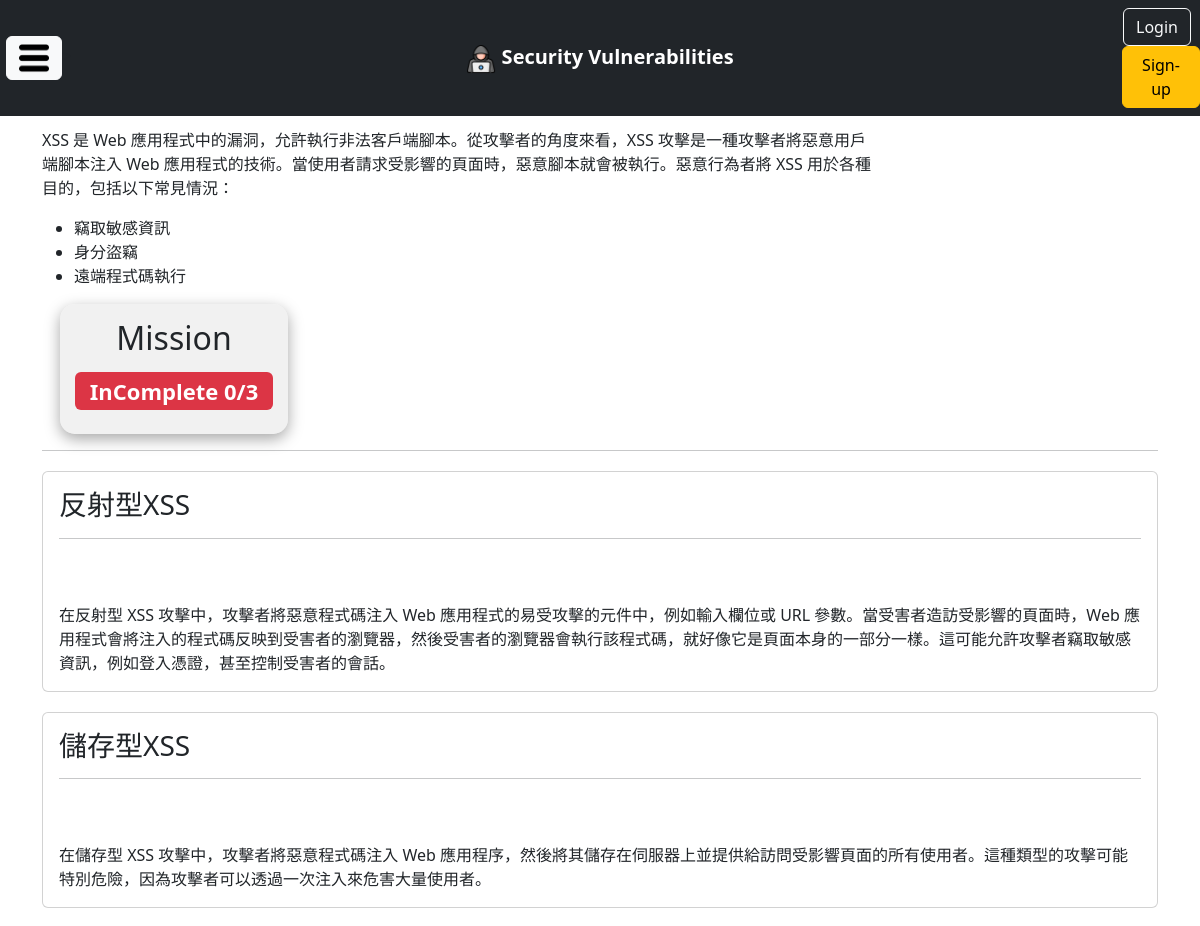
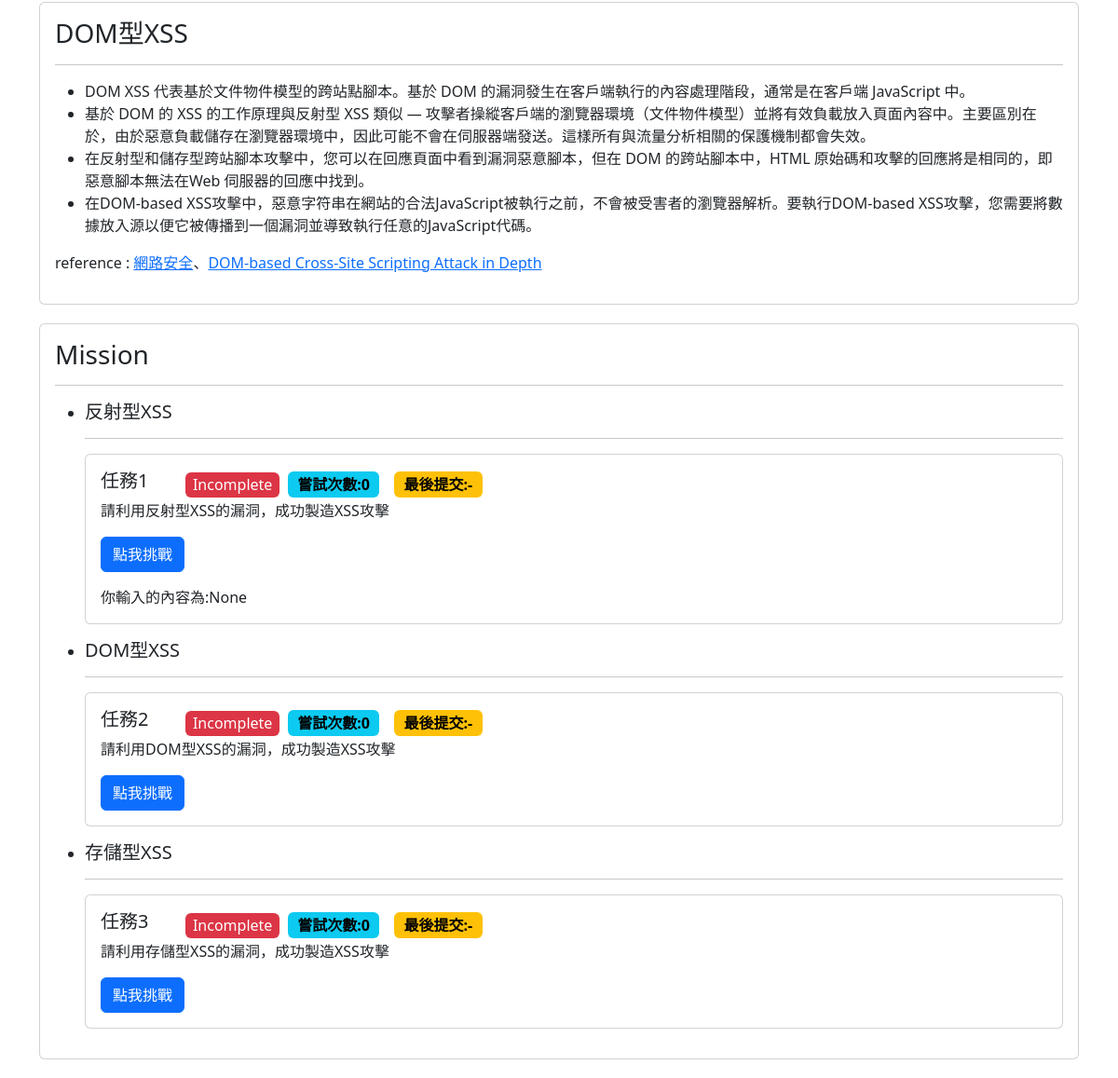
The app's page /xss/ with its own data (2 pictures, top to bottom).
### students/models.py (models this page shows, shortened)
class Mission(models.Model):
    title = models.CharField(max_length=100)
    description = models.TextField(default="")
    alias = models.CharField(max_length=100, default="")
    category = models.ForeignKey(MissionCategory, on_delete=models.CASCADE)

### students/views.py (the view, shortened to what this page needs)
# urls.py: path('xss/', students.xss_vulnerable, name='XSS'),
def xss_vulnerable(request):
    if request.method == 'POST':
        input = request.POST.get('input')
        return JsonResponse({'isCorrect': False, 'input': input})
    input = request.GET.get('input')
    category_id = MissionCategory.objects.get(title='XSS').id
    missions_info, missions_complete_count = StudentService.get_missions_info(request.user.id, category_id)
    return render(request, 'students/xss.html', locals())

### students/service.py (called while the page is built)
    def get_max_attempts(user_id, mission_id):
        max_attempts = MissionRecord.objects.filter(student_id=user_id, mission_id=mission_id).aggregate(Max('attempts'))['attempts__max']
        return max_attempts if max_attempts != None else 0

    def get_missions_info(user_id, category_id):
        missions_info = []
        missions = Mission.objects.filter(category_id=category_id)
        missions_complete_count = 0
        for mission in missions:
            records = MissionRecord.objects.filter(student_id=user_id, mission_id=mission.id)
            is_completed = records.filter(is_completed=True).exists()
            if is_completed:
                missions_complete_count += 1
            missions_info.append({
                'mission': mission,
                'records': records,
                'is_completed': is_completed,
                'attempts': StudentService.get_max_attempts(user_id, mission.id),
                'last_attempt': records.order_by('-created_at').first().created_at if records.exists() else ''
            })
        return missions_info, missions_complete_count

### students/templatetags/filter.py (called while the page is built)
@register.filter
def formatTime(datetime):
    if datetime == '':
        return '-'
    return datetime.strftime("%Y/%m/%d")

@register.filter
def length(list):
    return len(list)

### templates/students/xss.html (shortened to what this page needs)
{% extends "base.html" %}
{% block content %}
{% load filter %}
<div class="row">
    <div class="col-9">
        <h1>什麼是 XSS？</h1>
        <p>XSS 是 Web 應用程式中的漏洞，允許執行非法客戶端腳本。從攻擊者的角度來看，XSS 攻擊是一種攻擊者將惡意用戶端腳本注入 Web 應用程式的技術。當使用者請求受影響的頁面時，惡意腳本就會被執行。惡意行為者將
            XSS
            用於各種目的，包括以下常見情況：
        <ul>
            <li>竊取敏感資訊</li>
            <li>身分盜竊</li>
            <li>遠端程式碼執行</li>
        </ul>
        </p>
    </div>
    <div class="col-3"
        style="text-align: center;background-color: #e3e3e381;width: 20%;height: 130px;border-radius: 15px; box-shadow: rgba(0, 0, 0, 0.35) 0px 5px 15px;margin: 0px 30px;">
        {% if missions_complete_count == missions_info|length %}
        <h2 style="margin: 15px;">Mission</h2>
        <span class="badge bg-success" style="margin: 0px 0px 15px;font-size: 22px;">
            Complete {{ missions_complete_count }}/{{ missions_info|length }}
        </span>
        {% else %}
        <h2 style="margin: 15px;">Mission</h2>
        <span class="badge bg-danger" style="margin: 0px 0px 15px;font-size: 22px;">
            InComplete {{ missions_complete_count }}/{{ missions_info|length }}
        </span>
        {% endif %}
    </div>
</div>
<hr>
<div class="card" style="margin: 20px 0px;">
    <div class="card-body">
        <h3 class="card-title">反射型XSS</h3>
        <hr>
        <br>
        <br>
        <p class="card-text">在反射型 XSS 攻擊中，攻擊者將惡意程式碼注入 Web 應用程式的易受攻擊的元件中，例如輸入欄位或 URL 參數。當受害者造訪受影響的頁面時，Web
            應用程式會將注入的程式碼反映到受害者的瀏覽器，然後受害者的瀏覽器會執行該程式碼，就好像它是頁面本身的一部分一樣。這可能允許攻擊者竊取敏感資訊，例如登入憑證，甚至控制受害者的會話。</p>
    </div>
</div>
<div class="card" style="margin: 20px 0px;">
    <div class="card-body">
        <h3 class="card-title">儲存型XSS</h3>
        <hr>
        <br>
        <br>
        <p class="card-text">在儲存型 XSS 攻擊中，攻擊者將惡意程式碼注入 Web
            應用程序，然後將其儲存在伺服器上並提供給訪問受影響頁面的所有使用者。這種類型的攻擊可能特別危險，因為攻擊者可以透過一次注入來危害大量使用者。</p>
    </div>
</div>
<div class="card" style="margin: 20px 0px;">
    <div class="card-body">
        <h3 class="card-title">DOM型XSS</h3>
        <hr>
        <p class="card-text">
        <ul>
            <li>DOM XSS 代表基於文件物件模型的跨站點腳本。基於 DOM 的漏洞發生在客戶端執行的內容處理階段，通常是在客戶端 JavaScript 中。</li>
            <li>基於 DOM 的 XSS 的工作原理與反射型 XSS 類似 —
                攻擊者操縱客戶端的瀏覽器環境（文件物件模型）並將有效負載放入頁面內容中。主要區別在於，由於惡意負載儲存在瀏覽器環境中，因此可能不會在伺服器端發送。這樣所有與流量分析相關的保護機制都會失效。</li>
            <li>在反射型和儲存型跨站腳本攻擊中，您可以在回應頁面中看到漏洞惡意腳本，但在 DOM 的跨站腳本中，HTML 原始碼和攻擊的回應將是相同的，即惡意腳本無法在Web 伺服器的回應中找到。</li>
            <li>在DOM-based XSS攻擊中，惡意字符串在網站的合法JavaScript被執行之前，不會被受害者的瀏覽器解析。要執行DOM-based
                XSS攻擊，您需要將數據放入源以便它被傳播到一個漏洞並導致執行任意的JavaScript代碼。</li>
        </ul>
        </p>
        <p>reference : <a href="https://www.linkedin.com/pulse/web-security-binesh-madharapu">網路安全</a>、<a
                href="https://www.geeksforgeeks.org/dom-based-cross-site-scripting-attack-in-depth/">DOM-based
                Cross-Site
                Scripting Attack in Depth</a></p>
    </div>
</div>
<div class="card" style="margin: 20px 0px;">
    <div class="card-body">
        <h3 class="card-title">Mission</h3>
        <hr>
        {% for mission_info in missions_info %}
        <ul>
            <li>
                <h5>{{ mission_info.mission.title }}</h4>
                    <hr>
                    <div class="card">
                        <div class="card-body">
                            <div class="row" style="align-items: center;">
                                <h5 class="card-title col-1" style="display: inline;">任務{{ forloop.counter }}</h5>
                                <div class="col-11">
                                    <div style="width: 110px;display: inline-block;text-align: center;">
                                        {% if mission_info.is_completed %}
                                        <span class="badge bg-success">
                                            <h6 style="margin: 0;">Complete</h6>
                                        </span>
                                        {% else %}
                                        <span class="badge bg-danger">
                                            <h6 style="margin: 0;">Incomplete</h6>
                                        </span>
                                        {% endif %}
                                    </div>
                                    <div style="width: 110px;display: inline-block;">
                                        <span class="badge text-bg-info" style="font-size: 16px;">嘗試次數:{{ mission_info.attempts }}</span>
                                    </div>
                                    <div style="width: 185px;display: inline-block;">
                                        <span class="badge text-bg-warning" style="font-size: 16px;">最後提交:{{ mission_info.last_attempt|formatTime }}</span>
                                    </div>
                                </div>
                            </div>
                            <p class="card-text">{{ mission_info.mission.description }}</p>
                            <button type="button" class="btn btn-primary" data-bs-toggle="modal"
                                data-bs-target="#{{ mission_info.mission.alias }}">
                                點我挑戰
                            </button>
                            {% if forloop.counter == 1 %}
                            <div style="margin-top:15px;">
                                <p style="margin-bottom: 0px;">你輸入的內容為:<span>{{ input|safe }}</span></p>
                            </div>
                            {% endif %}
                        </div>
                    </div>
            </li>
        </ul>
        {% endfor %}
    </div>
</div>
{% endblock %}

### static/css/search.css (style rules this page uses)
h2 { text-align: center; }

### records on screen
Mission: mission "反射型XSS", attempts "0", last_attempt "-", mission.description "請利用反射型XSS的漏洞，成功製造XSS攻擊", input "None"
Mission: mission "DOM型XSS", attempts "0", last_attempt "-", mission.description "請利用DOM型XSS的漏洞，成功製造XSS攻擊"
Mission: mission "存儲型XSS", attempts "0", last_attempt "-", mission.description "請利用存儲型XSS的漏洞，成功製造XSS攻擊"

### other values on screen
{{ missions_complete_count }} "0"
{{ missions_info|length }} "3"
